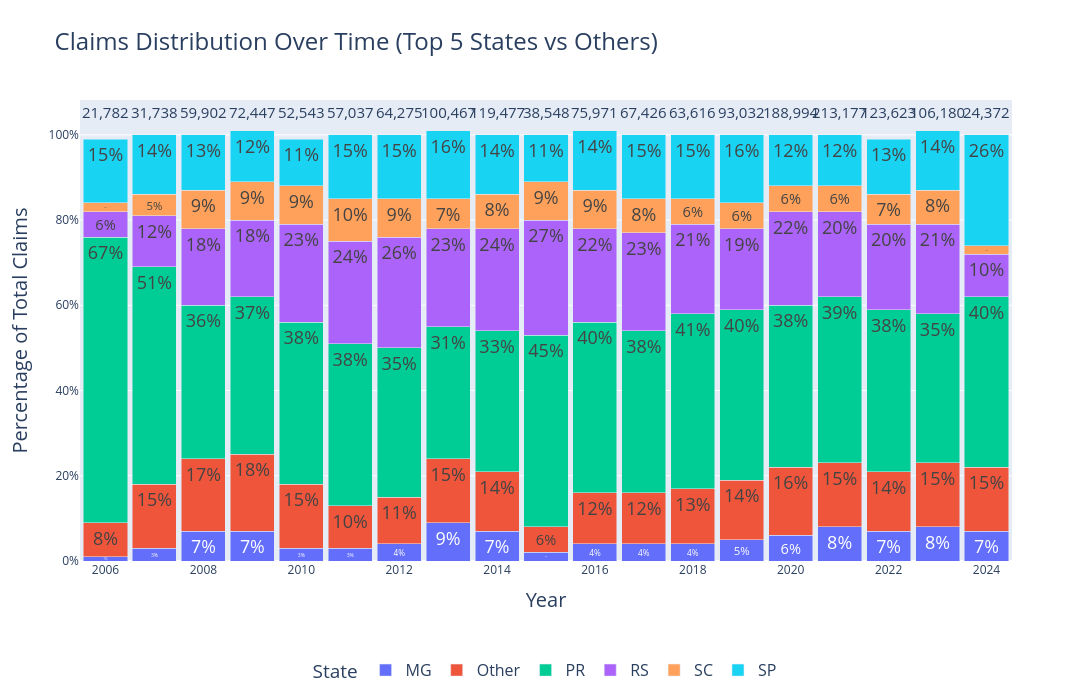

Here is the notebook cell this chart was saved with:
### Code cell
import pandas as pd
import plotly.express as px

# Group by state and year, count unique proposals
state_year_claims = data.groupby([geographical_level, 'year_proposta'])['nr_proposta'].nunique().reset_index()

# Sum total claims by state
state_totals = state_year_claims.groupby(geographical_level)['nr_proposta'].sum().reset_index()

n = 5
# Get the top N states and group others as 'Other'
top_states = state_totals.nlargest(n, 'nr_proposta')[geographical_level].tolist()
state_year_claims[geographical_level] = state_year_claims[geographical_level].apply(lambda x: x if x in top_states else 'Other')
# Aggregate 'Other' states
state_year_claims = state_year_claims.groupby([geographical_level, 'year_proposta'])['nr_proposta'].sum().reset_index()

# Calculate total number of claims per year
year_totals = state_year_claims.groupby('year_proposta')['nr_proposta'].sum().reset_index()

# Merge total claims to calculate percentages
state_year_claims = pd.merge(state_year_claims, year_totals, on='year_proposta', suffixes=('', '_total'))

# Calculate percentage contribution for each state
state_year_claims['percentage'] = state_year_claims['nr_proposta'] / state_year_claims['nr_proposta_total'] * 100
state_year_claims['percentage'] = state_year_claims['percentage'].round()

# Create a 100% stacked bar chart (relative proportions) with absolute values on top
fig = px.bar(
    state_year_claims, 
    x='year_proposta', 
    y='percentage', 
    color=geographical_level, 
    title=f'Claims Distribution Over Time (Top {n} States vs Others)',
    labels={'year_proposta': 'Year', 'percentage': 'Percentage of Total Claims', geographical_level: 'State'},
    text_auto=True  # Auto display the percentages inside the bars
)

# Center the percentage text on the bars and enlarge fonts
fig.update_traces(
    textposition='inside',  # Center text inside each bar
    textfont_size=18,       # Larger text font for percentages
)

# Add absolute total claims as text on top of the bars
for year, total in zip(year_totals['year_proposta'], year_totals['nr_proposta']):
    fig.add_annotation(
        x=year,
        y=103,  # Position the label at the top of each bar (100%)
        text=f"{total:,}",  # Format the total with commas
        showarrow=False,
        yshift=10,  # Shift the text slightly above the bar
        font=dict(size=15),  # Larger font for totals
    )

# Update layout to format the chart
fig.update_layout(
    height=700,
    width=1500, 
    barmode='stack',  # Stack bars to 100%
    xaxis_title='Year',
    yaxis_title='Percentage of Total Claims',
    yaxis=dict(ticksuffix='%'),  # Show y-axis as percentages
    legend_title='State',
    legend=dict(orientation="h", yanchor="top", y=-0.2, xanchor="center", x=0.5),  # Place legend at the bottom center
    title_font=dict(size=24),      # Larger title font
    xaxis_title_font=dict(size=20),  # Larger x-axis title font
    yaxis_title_font=dict(size=20),  # Larger y-axis title font
    legend_font=dict(size=16),      # Larger legend font
    bargap=0.1  # Add space between bars
)

# Show the plot
fig.show()

### Figure 1 — Plotly figure (JSON) as saved in the notebook; plotly's stock layout.template omitted (floating-point values rounded to 4 significant figures)
{"data": [{"alignmentgroup": "True", "hovertemplate": "State=MG<br>Year=%{x}<br>Percentage of Total Claims=%{y}<extra></extra>", "legendgroup": "MG", "marker": {"color": "#636efa", "pattern": {"shape": ""}}, "name": "MG", "offsetgroup": "MG", "orientation": "v", "showlegend": true, "textfont": {"size": 18}, "textposition": "inside", "texttemplate": "%{y}", "type": "bar", "x": [2006, 2007, 2008, 2009, 2010, 2011, 2012, 2013, 2014, 2015, 2016, 2017, 2018, 2019, 2020, 2021, 2022, 2023, 2024], "xaxis": "x", "y": [1, 3, 7, 7, 3, 3, 4, 9, 7, 2, 4, 4, 4, 5, 6, 8, 7, 8, 7], "yaxis": "y"}, {"alignmentgroup": "True", "hovertemplate": "State=Other<br>Year=%{x}<br>Percentage of Total Claims=%{y}<extra></extra>", "legendgroup": "Other", "marker": {"color": "#EF553B", "pattern": {"shape": ""}}, "name": "Other", "offsetgroup": "Other", "orientation": "v", "showlegend": true, "textfont": {"size": 18}, "textposition": "inside", "texttemplate": "%{y}", "type": "bar", "x": [2006, 2007, 2008, 2009, 2010, 2011, 2012, 2013, 2014, 2015, 2016, 2017, 2018, 2019, 2020, 2021, 2022, 2023, 2024], "xaxis": "x", "y": [8, 15, 17, 18, 15, 10, 11, 15, 14, 6, 12, 12, 13, 14, 16, 15, 14, 15, 15], "yaxis": "y"}, {"alignmentgroup": "True", "hovertemplate": "State=PR<br>Year=%{x}<br>Percentage of Total Claims=%{y}<extra></extra>", "legendgroup": "PR", "marker": {"color": "#00cc96", "pattern": {"shape": ""}}, "name": "PR", "offsetgroup": "PR", "orientation": "v", "showlegend": true, "textfont": {"size": 18}, "textposition": "inside", "texttemplate": "%{y}", "type": "bar", "x": [2006, 2007, 2008, 2009, 2010, 2011, 2012, 2013, 2014, 2015, 2016, 2017, 2018, 2019, 2020, 2021, 2022, 2023, 2024], "xaxis": "x", "y": [67, 51, 36, 37, 38, 38, 35, 31, 33, 45, 40, 38, 41, 40, 38, 39, 38, 35, 40], "yaxis": "y"}, {"alignmentgroup": "True", "hovertemplate": "State=RS<br>Year=%{x}<br>Percentage of Total Claims=%{y}<extra></extra>", "legendgroup": "RS", "marker": {"color": "#ab63fa", "pattern": {"shape": ""}}, "name": "RS", "offsetgroup": "RS", "orientation": "v", "showlegend": true, "textfont": {"size": 18}, "textposition": "inside", "texttemplate": "%{y}", "type": "bar", "x": [2006, 2007, 2008, 2009, 2010, 2011, 2012, 2013, 2014, 2015, 2016, 2017, 2018, 2019, 2020, 2021, 2022, 2023, 2024], "xaxis": "x", "y": [6, 12, 18, 18, 23, 24, 26, 23, 24, 27, 22, 23, 21, 19, 22, 20, 20, 21, 10], "yaxis": "y"}, {"alignmentgroup": "True", "hovertemplate": "State=SC<br>Year=%{x}<br>Percentage of Total Claims=%{y}<extra></extra>", "legendgroup": "SC", "marker": {"color": "#FFA15A", "pattern": {"shape": ""}}, "name": "SC", "offsetgroup": "SC", "orientation": "v", "showlegend": true, "textfont": {"size": 18}, "textposition": "inside", "texttemplate": "%{y}", "type": "bar", "x": [2006, 2007, 2008, 2009, 2010, 2011, 2012, 2013, 2014, 2015, 2016, 2017, 2018, 2019, 2020, 2021, 2022, 2023, 2024], "xaxis": "x", "y": [2, 5, 9, 9, 9, 10, 9, 7, 8, 9, 9, 8, 6, 6, 6, 6, 7, 8, 2], "yaxis": "y"}, {"alignmentgroup": "True", "hovertemplate": "State=SP<br>Year=%{x}<br>Percentage of Total Claims=%{y}<extra></extra>", "legendgroup": "SP", "marker": {"color": "#19d3f3", "pattern": {"shape": ""}}, "name": "SP", "offsetgroup": "SP", "orientation": "v", "showlegend": true, "textfont": {"size": 18}, "textposition": "inside", "texttemplate": "%{y}", "type": "bar", "x": [2006, 2007, 2008, 2009, 2010, 2011, 2012, 2013, 2014, 2015, 2016, 2017, 2018, 2019, 2020, 2021, 2022, 2023, 2024], "xaxis": "x", "y": [15, 14, 13, 12, 11, 15, 15, 16, 14, 11, 14, 15, 15, 16, 12, 12, 13, 14, 26], "yaxis": "y"}], "layout": {"annotations": [{"font": {"size": 15}, "showarrow": false, "text": "21,782", "x": 2006, "y": 103, "yshift": 10}, {"font": {"size": 15}, "showarrow": false, "text": "31,738", "x": 2007, "y": 103, "yshift": 10}, {"font": {"size": 15}, "showarrow": false, "text": "59,902", "x": 2008, "y": 103, "yshift": 10}, {"font": {"size": 15}, "showarrow": false, "text": "72,447", "x": 2009, "y": 103, "yshift": 10}, {"font": {"size": 15}, "showarrow": false, "text": "52,543", "x": 2010, "y": 103, "yshift": 10}, {"font": {"size": 15}, "showarrow": false, "text": "57,037", "x": 2011, "y": 103, "yshift": 10}, {"font": {"size": 15}, "showarrow": false, "text": "64,275", "x": 2012, "y": 103, "yshift": 10}, {"font": {"size": 15}, "showarrow": false, "text": "100,467", "x": 2013, "y": 103, "yshift": 10}, {"font": {"size": 15}, "showarrow": false, "text": "119,477", "x": 2014, "y": 103, "yshift": 10}, {"font": {"size": 15}, "showarrow": false, "text": "38,548", "x": 2015, "y": 103, "yshift": 10}, {"font": {"size": 15}, "showarrow": false, "text": "75,971", "x": 2016, "y": 103, "yshift": 10}, {"font": {"size": 15}, "showarrow": false, "text": "67,426", "x": 2017, "y": 103, "yshift": 10}, {"font": {"size": 15}, "showarrow": false, "text": "63,616", "x": 2018, "y": 103, "yshift": 10}, {"font": {"size": 15}, "showarrow": false, "text": "93,032", "x": 2019, "y": 103, "yshift": 10}, {"font": {"size": 15}, "showarrow": false, "text": "188,994", "x": 2020, "y": 103, "yshift": 10}, {"font": {"size": 15}, "showarrow": false, "text": "213,177", "x": 2021, "y": 103, "yshift": 10}, {"font": {"size": 15}, "showarrow": false, "text": "123,623", "x": 2022, "y": 103, "yshift": 10}, {"font": {"size": 15}, "showarrow": false, "text": "106,180", "x": 2023, "y": 103, "yshift": 10}, {"font": {"size": 15}, "showarrow": false, "text": "24,372", "x": 2024, "y": 103, "yshift": 10}], "bargap": 0.1, "barmode": "stack", "height": 700, "legend": {"font": {"size": 16}, "orientation": "h", "title": {"text": "State"}, "tracegroupgap": 0, "x": 0.5, "xanchor": "center", "y": -0.2, "yanchor": "top"}, "title": {"font": {"size": 24}, "text": "Claims Distribution Over Time (Top 5 States vs Others)"}, "width": 1500, "xaxis": {"anchor": "y", "domain": [0, 1], "title": {"font": {"size": 20}, "text": "Year"}}, "yaxis": {"anchor": "x", "domain": [0, 1], "ticksuffix": "%", "title": {"font": {"size": 20}, "text": "Percentage of Total Claims"}}}}
